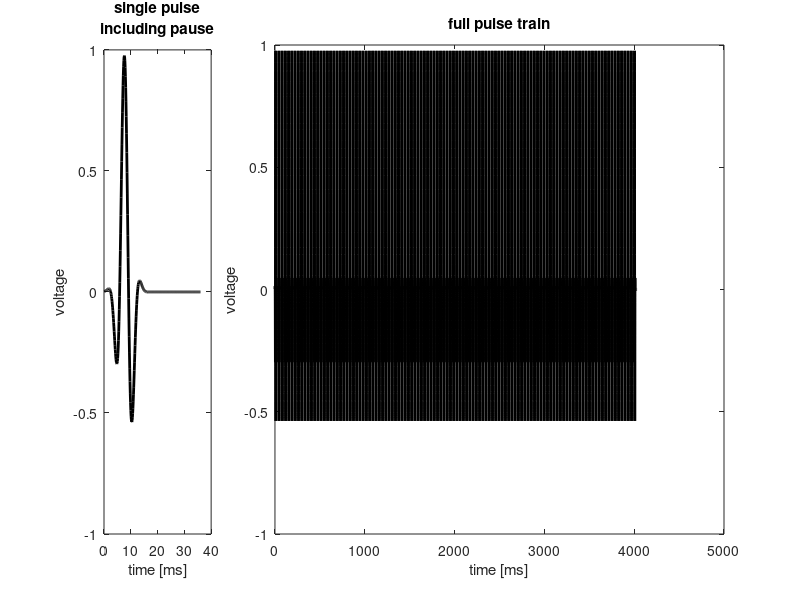

Write the MATLAB code that produced this figure.
% Example of how to generate pulse stimuli
% 1) define pulse(train) parameters
% 2) generate single pulse "pulse"
% 3) generate the full pulse train
% 4) save pulse parameters
% 5) save pulse train and parameters
% 6) display: plot pulse+pause and pulse train

% 1) define pulse(train) parameters
% Notes:
% IPI = pulseDuration+pulsePaus (default 36ms)
% standard is 16ms duration and 20ms pause

Fs = 10000;         % sampling rate
pulseDuration = 16; % ms, duration of the pulse
pulsePause = 20;    % ms, pause between pulses
trainDuration = 4;  % seconds
pulseCarrier = 150; % Hz, pulse carrier frequency

% 2) generate single pulse "pulse"
T = (1:pulseDuration*Fs/1000)'/Fs;
% sinusoid with pulse duration and pulse carrier frequency
car = sin(2*pi*T*pulseCarrier + pi/4);
% envelope generating the pulse amplitude profile
env = gausswin(pulseDuration*Fs/1000, 3.5);
% single pulse is the product of the Gaussian envelope and sinusoidal carrier
pulse = env.*car;

% 3) generate the full pulse train
pulseSingle = [pulse; zeros(pulsePause*Fs/1000,1)]; % append pulse pause to pulse
pulseTrain = repmat(pulseSingle, ...
    trainDuration*ceil(Fs/length(pulseSingle)),1); % concatenate multiple pulses

% 4) save pulse parameters
% Notes: for the playback software we need a 1xT vector called 'stim'
pulseParam.pulseDuration = pulseDuration;
pulseParam.pulsePause = pulsePause;
pulseParam.pulseCarrier = pulseCarrier;
pulseParam.trainDuration = trainDuration;
stim = pulseTrain;

% 5) save pulse train and parameters
fileName = sprintf('pulseTrain_PDUR%dms_PPAU%dms_PCAR%dHz_TDUR%ds', ...
    pulseDuration, pulsePause, pulseCarrier, trainDuration);
fprintf('saving pulse train to:\n   %s.mat\n', fileName)
save(fileName, 'stim', 'pulseParam');

%% Display stimuli generated
% 6) display: plot pulse+pause and pulse train
subplot(length(pulsePause), 4, 1)
plot((1:length(pulseSingle))/Fs*1000, pulseSingle, 'k', 'LineWidth', 2)
xlabel('time [ms]')
ylabel('voltage')
title({'single pulse' 'including pause'})

subplot(length(pulsePause), 4, 2:4)
plot((1:length(pulseTrain))/Fs*1000, pulseTrain, 'k', 'LineWidth', 2)
xlabel('time [ms]')
ylabel('voltage')
title('full pulse train')
